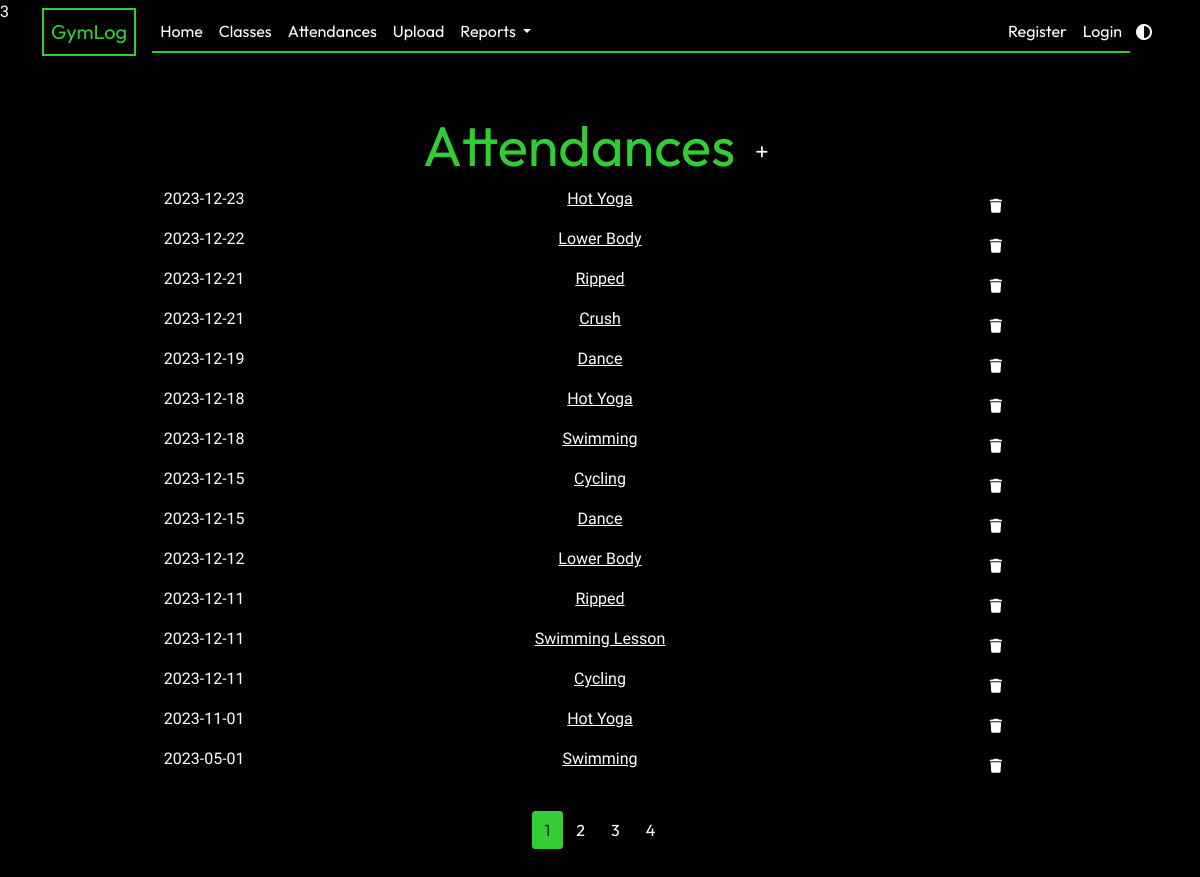
Screenshot of /attendances with the database file from the repository.
### app/models.py (models this page shows, shortened)
class Attendance(db.Model):
    id = db.Column(db.Integer, primary_key=True)
    class_id = db.Column(db.Integer, db.ForeignKey("gym_class.id"), nullable=False)
    date_attended = db.Column(db.Date, nullable=False, default=date.today)

class GymClass(db.Model):
    id = db.Column(db.Integer, primary_key=True)
    name = db.Column(db.String(20), unique=True, nullable=False)
    class_type = db.Column(db.String(3), default="Workout")
    attendance_list = db.relationship("Attendance", backref="class_taken", lazy=True)

### app/attendances/routes.py (the view)
@attendances.route("/attendances")
def show_attendances():
    page = request.args.get("page", 1, type=int)
    attendance_list = Attendance.query.order_by(
        Attendance.date_attended.desc()
    ).paginate(page=page, per_page=15)
    return render_template(
        "attendances.html", title="Attendances", attendance_list=attendance_list
    )

### app/templates/attendances.html (shortened to what this page needs)
{% extends "layout.html" %} {% block content %}
<div class="text-center mt-2">
  <h1 class="display-4">
    Attendances
    <a
      href="{{ url_for('attendances.new_attendance') }}"
      class="btn btn-sm btn-add"
      ><i class="fa-solid fa-plus"></i
    ></a>
  </h1>
</div>
<div class="row text-center">
  {% for a in attendance_list %}
  <div class="col-2">
    <p>{{ a.date_attended.strftime('%Y-%m-%d') }}</p>
  </div>
  <div class="col-8">
    <p>
      <a
        class="class-link"
        href="{{ url_for('classes.show_class', class_id=a.class_id) }}"
        >{{ a.class_taken.name }}</a
      >
    </p>
  </div>
  <div class="col-2">
    <button
      type="button"
      class="btn btn-other btn-sm m-1"
      data-bs-toggle="modal"
      data-bs-target="#deleteModal">
      <i class="fa-solid fa-trash"></i>
    </button>
  </div>
  {% endfor %}
</div>
<nav class="mt-4">
  <ul class="pagination justify-content-center">
    {% for page_num in attendance_list.iter_pages(left_edge=1, right_edge=1,
    left_current=1, right_current=2) %} {% if page_num %} {% if
    attendance_list.page == page_num %}
    <li>
      <a
        class="btn btn-current mb-4"
        href="{{ url_for('attendances.show_attendances', page=page_num) }}"
        >{{ page_num }}</a
      >
    </li>
    {% else %}
    <li>
      <a
        class="btn btn-other mb-4"
        href="{{ url_for('attendances.show_attendances', page=page_num) }}"
        >{{ page_num }}</a
      >
    </li>
    {% endif %} {% else %} ... {% endif %} {% endfor %}
  </ul>
</nav>
{% endblock content %}

### app/templates/layout.html (shortened to what this page needs)
<!DOCTYPE html>
<html lang="en">
  <head>
    <link
      href="https://cdn.jsdelivr.net/npm/bootstrap@5.0.2/dist/css/bootstrap.min.css"
      rel="stylesheet"
 />
    <link
      rel="stylesheet"
      type="text/css"
      href="{{ url_for('static', filename='main.css')}}" />
  </head>
  <body>
    <header>
      <nav class="navbar navbar-expand-lg fixed-top">
        <div class="container">
          <a class="navbar-brand brand" href="{{ url_for('main.home') }}"
            >GymLog</a
          >
          <div class="collapse navbar-collapse" id="navbarSupportedContent">
            <ul class="navbar-nav me-auto mb-2 mb-lg-0">
              <li class="nav-item">
                <a
                  class="nav-link"
                  aria-current="page"
                  href="{{ url_for('main.home') }}"
                  >Home</a
                >
              </li>
              <li class="nav-item">
                <a
                  class="nav-link nav-text"
                  href="{{ url_for('classes.show_classes') }}"
                  >Classes</a
                >
              </li>
              <li class="nav-item">
                <a
                  class="nav-link"
                  href="{{ url_for('attendances.show_attendances') }}"
                  >Attendances</a
                >
              </li>
              <li class="nav-item">
                <a class="nav-link" href="{{ url_for('upload.upload_csv') }}"
                  >Upload</a
                >
              </li>
              <li class="nav-item dropdown">
                <a
                  class="nav-link dropdown-toggle"
                  href="#"
                  id="navbarDropdown"
                  role="button"
                  data-bs-toggle="dropdown"
                  aria-expanded="false">
                  Reports
                </a>
              </li>
            </ul>
            <ul class="navbar-nav ms-auto mb-2 mb-lg-0">
              {% if current_user.is_authenticated %}
              <li class="nav-item">
                <a class="nav-link" href="{{ url_for('users.account') }}"
                  >Account</a
                >
              </li>
              <li class="nav-item">
                <a class="nav-link" href="{{ url_for('users.logout') }}"
                  >Logout</a
                >
              </li>
              {% else %}
              <li class="nav-item">
                <a class="nav-link" href="{{ url_for('users.register') }}"
                  >Register</a
                >
              </li>
              <li class="nav-item">
                <a class="nav-link" href="{{ url_for('users.login') }}"
                  >Login</a
                >
              </li>
              {% endif %}
            </ul>
          </div>
          <button id="lightModeToggle">
            <i class="fa-solid fa-circle-half-stroke"></i>
          </button>
        </div>
      </nav>
    </header>
    <main role="main" class="container">
      <div class="row justify-content-center">
        <div class="col-md-10">
           {% block content %}{% endblock
          %}
        </div>
      </div>
    </main>
  </body>
</html>

### app/static/main.css (style rules this page uses)
:root { --primary-color: black; --secondary-color: white; --accent-color: #32cd32; --typewriter-speed: 2s; --typewriter-chars: 17; }
body { background-color: var(--primary-color); color: var(--secondary-color); margin: 0; min-height: 100vh; font-family: "Roboto"; }
h1, h2, h3, h4 { color: var(--accent-color); font-family: Outfit; }
nav { font-family: Outfit; }
header { height: 10vh; }
#lightModeToggle { cursor: pointer; border: none; color: var(--secondary-color); background-color: var(--primary-color); }
#navbarSupportedContent { border-bottom: 2px solid var(--accent-color); }
main { display: grid; }
.brand { color: var(--accent-color); border: 2px solid var(--accent-color); padding: 7px; }
.nav-link { color: var(--secondary-color); }
.btn-current { background-color: var(--accent-color); border-radius: 10% 10%; }
.btn-other { background-color: transparent; color: var(--secondary-color); }
.btn-add { background-color: transparent; color: var(--secondary-color); border-radius: 50%; }
.class-link { color: var(--secondary-color); }

### rows the page displays
Attendance: date_attended "2023-12-23", class_taken.name "Hot Yoga"
Attendance: date_attended "2023-12-22", class_taken.name "Lower Body"
Attendance: date_attended "2023-12-21", class_taken.name "Ripped"
Attendance: date_attended "2023-12-21", class_taken.name "Crush"
Attendance: date_attended "2023-12-19", class_taken.name "Dance"
Attendance: date_attended "2023-12-18", class_taken.name "Hot Yoga"
Attendance: date_attended "2023-12-18", class_taken.name "Swimming"
Attendance: date_attended "2023-12-15", class_taken.name "Cycling"
Attendance: date_attended "2023-12-15", class_taken.name "Dance"
Attendance: date_attended "2023-12-12", class_taken.name "Lower Body"
Attendance: date_attended "2023-12-11", class_taken.name "Ripped"
Attendance: date_attended "2023-12-11", class_taken.name "Swimming Lesson"
Attendance: date_attended "2023-12-11", class_taken.name "Cycling"
Attendance: date_attended "2023-11-01", class_taken.name "Hot Yoga"
Attendance: date_attended "2023-05-01", class_taken.name "Swimming"

### other values shown
{{ page_num }} "1"
{{ page_num }} "2" "3" "4"
